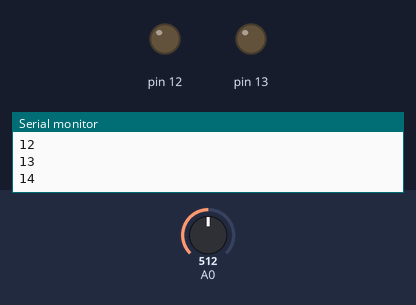
The sketch below on a simulated Arduino Uno, built with avr-gcc and run on an emulated ATmega328P. Parts: output pins drawn as LEDs (lit = HIGH), the last lines printed to the serial monitor. The inputs (shaded band) are chosen by the test bench; at power-on: A0 = 512.

Above: at 15.0 s.
At 35.0 s:
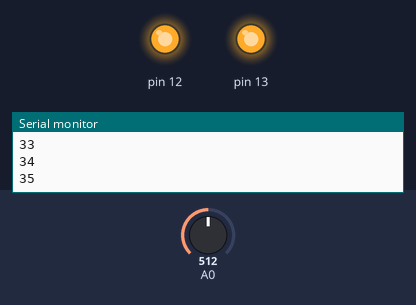
Timing chart, 0 to 78.0 s (numbered marks = the images above):
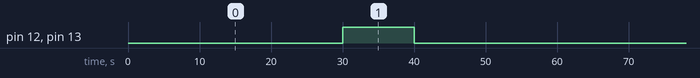

The sketch:

final.ino
```cpp
void timer();

void setup()
{
  Serial.begin(9600);
  pinMode(A0, INPUT);
  pinMode(13, OUTPUT);
  pinMode(12, OUTPUT);


}

void loop()
{
  timer();
}
void timer()
{
  int c = 0, i;
  int val = analogRead(A0);
  Serial.print("moisture");
  Serial.println(val);


  while (1)
  {
    delay(1000);
    c++;
    Serial.println(c);
    if (c == 30)
    {
      val = analogRead(A0);
      Serial.print("moisture value=");
      Serial.println(val);
      if (val <= 300)
      {
        digitalWrite(13, LOW);
        digitalWrite(12, LOW);
        Serial.println("sprinkler is off");
      }
      if (val > 300 && val <= 900)
      {
        digitalWrite(13, HIGH);
        digitalWrite(12, HIGH);
        Serial.println("sprinkler is on");
        //delay(5000);
        i = 0;
        while (i <= 10)
        {
          if (i == 10)
          {
            digitalWrite(13, LOW);
            digitalWrite(12, LOW);
            Serial.println("sprinkler is off");
          }
          c++;
          Serial.println(c);
          i++;
          delay(1000);
        }
      }
      if (val > 900)
      {
        digitalWrite(13, HIGH);
        digitalWrite(12, HIGH);
        Serial.println("sprinkler is on");
        i = 0;
        while (i <= 20)
        {
          if (i == 20)
          {
            digitalWrite(13, LOW);
            digitalWrite(12, LOW);
            Serial.println("sprinkler is off");
          }
          c++;
          Serial.println(c);
          i++;
          delay(1000);
        }
      }
    }
    if (c == 60)
    {
      c = 0;
      break;
    }
  }
}
```

Measured:
- by itself, pin 12, pin 13: alternates HIGH for 10.0 s and LOW for 50.0 s
